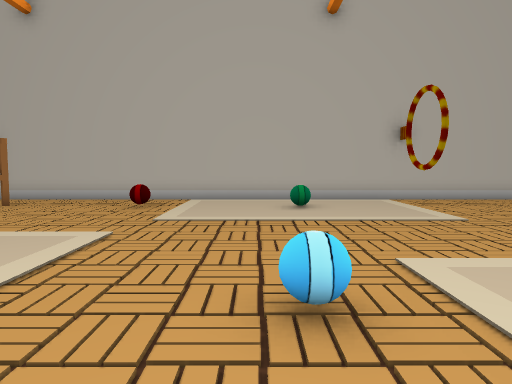
view 1 (above)

17 first-person views from a walk through a 3-D level made in the Unity game engine. The camera is 1.2 m above the floor, tilts 4° down and sees 70° across. The floor is counted in squares, 1 m on a side. Each view is taken from the middle of a square. On the plan, view 1 faces up. The plan holds only what a view shows up to about 15 squares ahead; the rest is blank. The place goes on beyond the plan. The player character is not drawn. Some surface patterns are stand-ins.

view 2
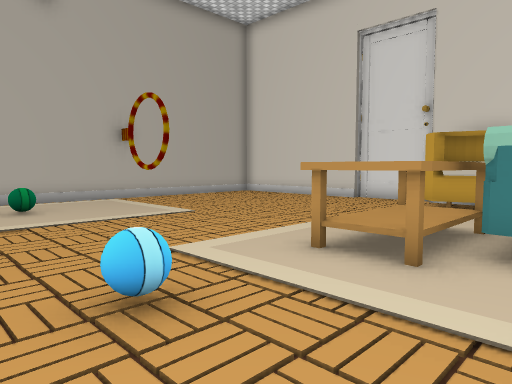

view 3
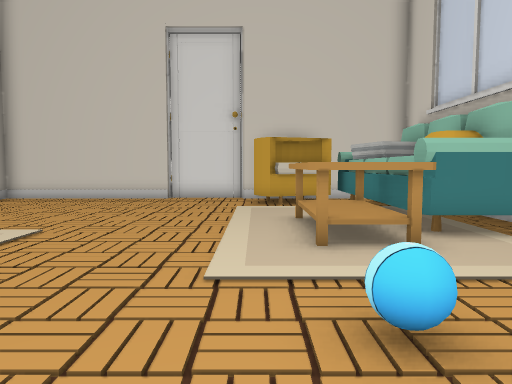

view 4
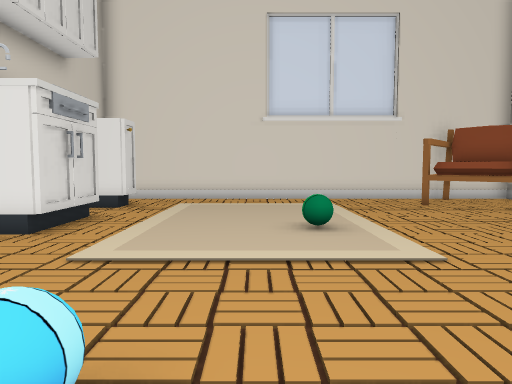

view 5
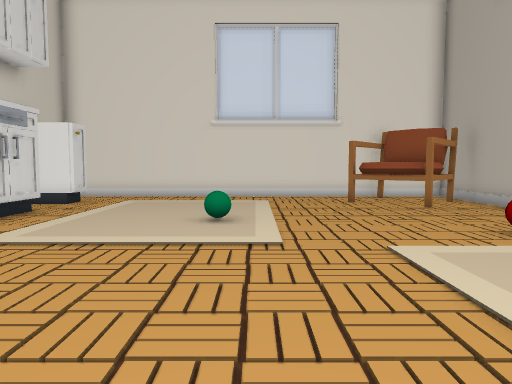

view 6
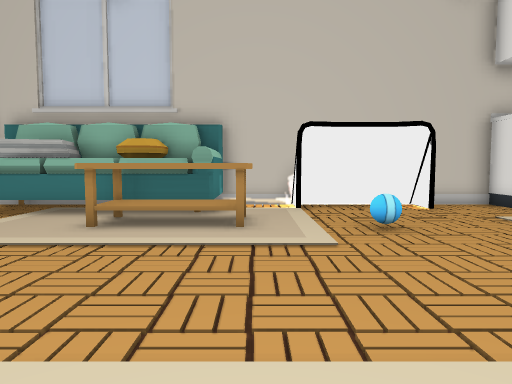

view 7
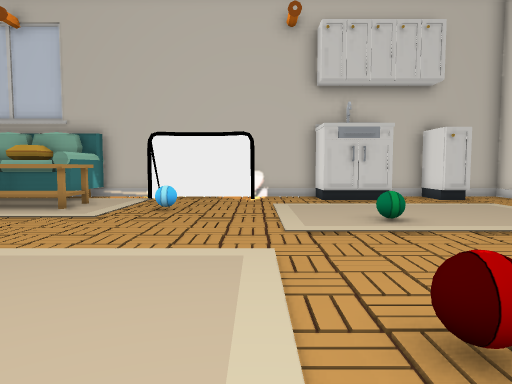

view 8
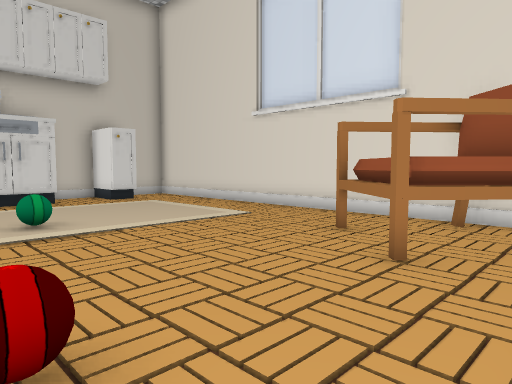

view 9
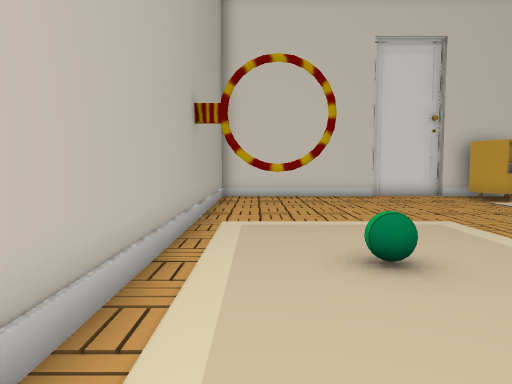

view 10
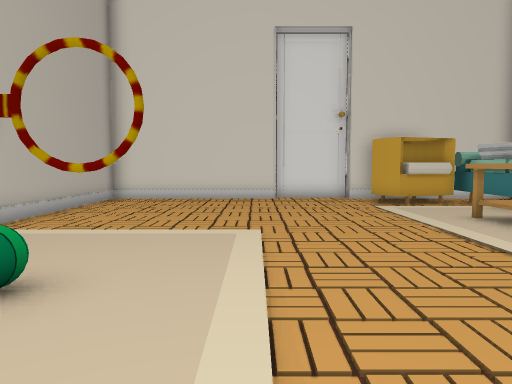

view 11
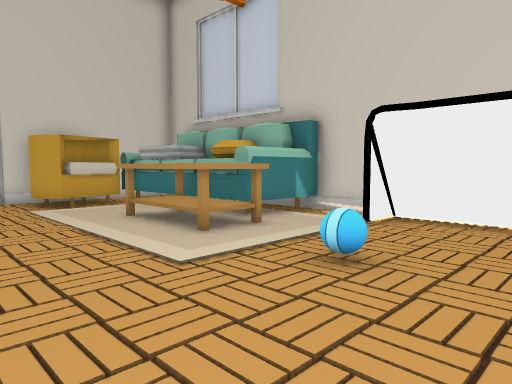

view 12
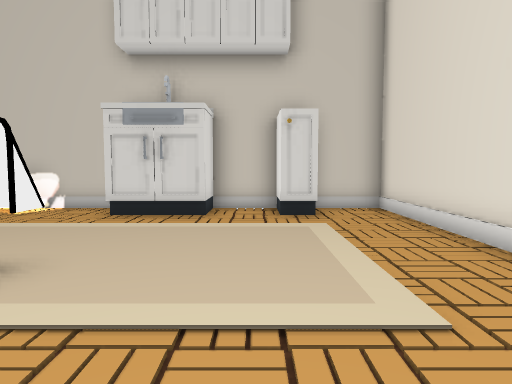

view 13
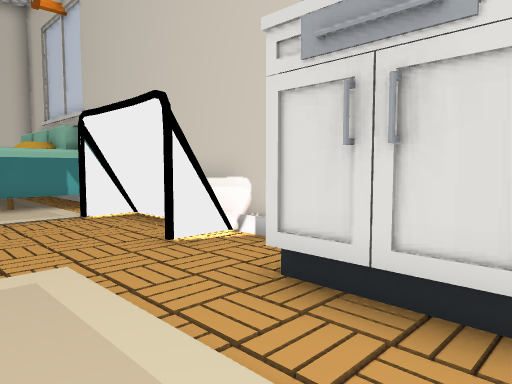

view 14
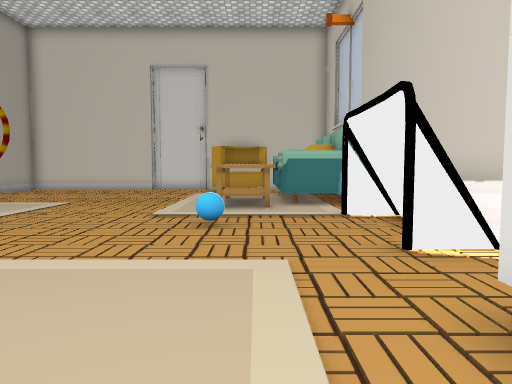

view 15
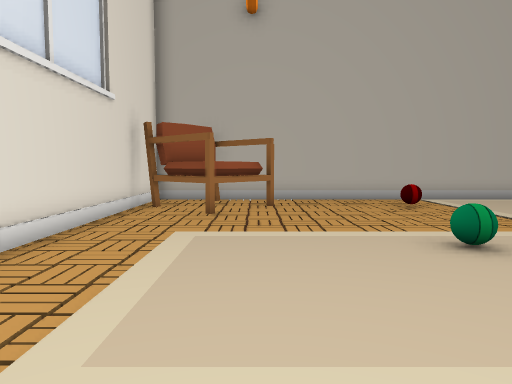

view 16
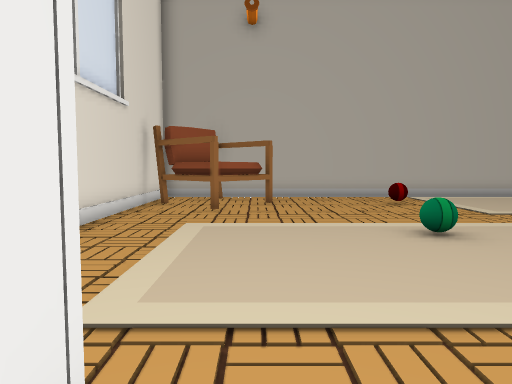

view 17
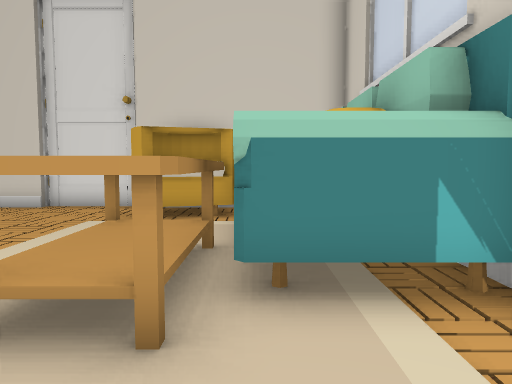

### Floor plan
Points are (right, up) in squares from view 1. A wall is a line through its corners. A room is listed if a view was taken in it or the views show most of it. See-through windows are left out.
Room 1 (views 1, 2, 3, 4, 5, 6, 7, 8, 9, 10, 11, 12, 13, 14, 15, 16, 17)
walls: (-1.8, 0) (-1.8, -1.2); (-1.8, -0.5) (1.8, -0.6); (-1.8, -0.7) (1.9, -0.8); (-4.4, 0) (-4.4, -1.6) (0.1, -1.6); (1.8, -1.3) (1.8, -0.1); (-1.9, -1.3) (-1.9, 0); (1.8, -1.6) (6.4, -1.6); (-6.8, 0.2) (-4.4, 0.2); (-8.6, 0) (-8.6, -1.6) (-6.8, -1.6) (-6.8, 0); (-9.5, 0.2) (-8.6, 0.2); (11.7, 7.3) (11.7, 13.4) (-11.6, 13.4) (-11.6, -1.6) (-9.6, -1.6); (11.7, 3.4) (11.7, 4.5); (12, 4.5) (12, 7.3); (11.7, -0.1) (11.7, 1.2)
low walls: (-1.8, -1) (1.8, -1); (-1.8, -1.2) (1.8, -1.3); (-6.8, 0) (-4.4, 0); (-9.5, 0) (-8.6, 0)
objects: other object (-11, 9) to (-8, 12); other object (-5, 4); other object (-5, 5); other object (-3, 11); other object (0, 3); other object (1, 9); other object (1, 10); other object (3, 1) to (6, 3); other object (4, -1) to (5, -1); other object (4, 0) to (9, 1); other object (6, -1) to (7, -1); other object (8, -1); other object (9, -1) to (11, -1); other object (9, 2) to (11, 4); other object (10, 0) to (10, 1); other object (11, 1)

Where each view was taken, in squares from view 1:
view 1: 0 up, 0 right, facing up
view 2: 0 up, 1 left, facing up-right
view 3: 4 up, 2 left, facing right
view 4: 4 up, 2 right, facing left
view 5: 6 up, 3 right, facing left
view 6: 10 up, 3 right, facing down
view 7: 13 up, 2 left, facing down
view 8: 13 up, 3 left, facing down-left
view 9: 12 up, 3 left, facing right
view 10: 8 up, 2 left, facing right
view 11: 7 up, 2 left, facing down-right
view 12: 9 up, 8 left, facing down
view 13: 3 up, 7 left, facing down-right
view 14: 2 up, 7 left, facing right
view 15: 0 up, 8 left, facing up
view 16: 1 down, 8 left, facing up
view 17: 1 up, 1 right, facing right
